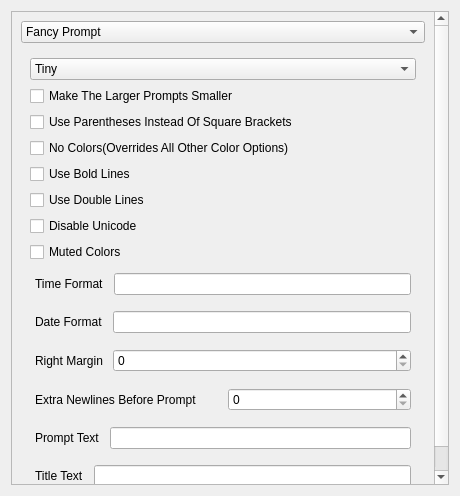
<?xml version="1.0" encoding="UTF-8"?>
<ui version="4.0">
 <class>PromptTab</class>
 <widget class="QWidget" name="PromptTab">
  <property name="geometry">
   <rect>
    <x>0</x>
    <y>0</y>
    <width>460</width>
    <height>496</height>
   </rect>
  </property>
  <property name="windowTitle">
   <string>Form</string>
  </property>
  <layout class="QVBoxLayout" name="verticalLayout">
   <item>
    <widget class="QScrollArea" name="scrollArea">
     <property name="widgetResizable">
      <bool>true</bool>
     </property>
     <widget class="QWidget" name="scrollAreaWidgetContents">
      <property name="geometry">
       <rect>
        <x>0</x>
        <y>0</y>
        <width>426</width>
        <height>588</height>
       </rect>
      </property>
      <layout class="QVBoxLayout" name="verticalLayout_2">
       <item>
        <widget class="QComboBox" name="comboBox_SelectPromptProvider">
         <item>
          <property name="text">
           <string>Fancy Prompt</string>
          </property>
         </item>
        </widget>
       </item>
       <item>
        <widget class="QStackedWidget" name="stackedWidget">
         <property name="currentIndex">
          <number>0</number>
         </property>
         <widget class="QWidget" name="page_FancyPrompts">
          <layout class="QVBoxLayout" name="verticalLayout_3">
           <item>
            <widget class="QComboBox" name="comboBox_SelectFancyPrompt">
             <item>
              <property name="text">
               <string>Tiny</string>
              </property>
             </item>
             <item>
              <property name="text">
               <string>Std</string>
              </property>
             </item>
             <item>
              <property name="text">
               <string>Color</string>
              </property>
             </item>
             <item>
              <property name="text">
               <string>Gentoo</string>
              </property>
             </item>
             <item>
              <property name="text">
               <string>Dir</string>
              </property>
             </item>
             <item>
              <property name="text">
               <string>Med</string>
              </property>
             </item>
             <item>
              <property name="text">
               <string>Narrow</string>
              </property>
             </item>
             <item>
              <property name="text">
               <string>Wide</string>
              </property>
             </item>
             <item>
              <property name="text">
               <string>Fancy</string>
              </property>
             </item>
             <item>
              <property name="text">
               <string>Zee</string>
              </property>
             </item>
             <item>
              <property name="text">
               <string>Date</string>
              </property>
             </item>
             <item>
              <property name="text">
               <string>Curl</string>
              </property>
             </item>
            </widget>
           </item>
           <item>
            <widget class="QCheckBox" name="checkBox_CompactLargePrompts">
             <property name="text">
              <string>Make The Larger Prompts Smaller</string>
             </property>
            </widget>
           </item>
           <item>
            <widget class="QCheckBox" name="checkBox_ParensInstead">
             <property name="text">
              <string>Use Parentheses Instead Of Square Brackets</string>
             </property>
            </widget>
           </item>
           <item>
            <widget class="QCheckBox" name="checkBox_NoColor">
             <property name="text">
              <string>No Colors(Overrides All Other Color Options)</string>
             </property>
            </widget>
           </item>
           <item>
            <widget class="QCheckBox" name="checkBox_BoldLines">
             <property name="text">
              <string>Use Bold Lines</string>
             </property>
            </widget>
           </item>
           <item>
            <widget class="QCheckBox" name="checkBox_DoubleLines">
             <property name="text">
              <string>Use Double Lines</string>
             </property>
            </widget>
           </item>
           <item>
            <widget class="QCheckBox" name="checkBox_DisableUnicode">
             <property name="text">
              <string>Disable Unicode</string>
             </property>
            </widget>
           </item>
           <item>
            <widget class="QCheckBox" name="checkBox_MutedColors">
             <property name="text">
              <string>Muted Colors</string>
             </property>
            </widget>
           </item>
           <item>
            <layout class="QHBoxLayout" name="horizontalLayout_5">
             <property name="spacing">
              <number>10</number>
             </property>
             <property name="leftMargin">
              <number>5</number>
             </property>
             <property name="topMargin">
              <number>5</number>
             </property>
             <property name="rightMargin">
              <number>5</number>
             </property>
             <property name="bottomMargin">
              <number>5</number>
             </property>
             <item>
              <widget class="QLabel" name="label_5">
               <property name="text">
                <string>Time Format</string>
               </property>
              </widget>
             </item>
             <item>
              <widget class="QLineEdit" name="lineEdit_TimeFormatText"/>
             </item>
            </layout>
           </item>
           <item>
            <layout class="QHBoxLayout" name="horizontalLayout">
             <property name="spacing">
              <number>10</number>
             </property>
             <property name="leftMargin">
              <number>5</number>
             </property>
             <property name="topMargin">
              <number>5</number>
             </property>
             <property name="rightMargin">
              <number>5</number>
             </property>
             <property name="bottomMargin">
              <number>5</number>
             </property>
             <item>
              <widget class="QLabel" name="label">
               <property name="text">
                <string>Date Format</string>
               </property>
              </widget>
             </item>
             <item>
              <widget class="QLineEdit" name="lineEdit_DateFormatText"/>
             </item>
            </layout>
           </item>
           <item>
            <layout class="QHBoxLayout" name="horizontalLayout_2">
             <property name="spacing">
              <number>10</number>
             </property>
             <property name="leftMargin">
              <number>5</number>
             </property>
             <property name="topMargin">
              <number>5</number>
             </property>
             <property name="rightMargin">
              <number>5</number>
             </property>
             <property name="bottomMargin">
              <number>5</number>
             </property>
             <item>
              <widget class="QLabel" name="label_2">
               <property name="sizePolicy">
                <sizepolicy hsizetype="Minimum" vsizetype="Preferred">
                 <horstretch>0</horstretch>
                 <verstretch>0</verstretch>
                </sizepolicy>
               </property>
               <property name="text">
                <string>Right Margin</string>
               </property>
              </widget>
             </item>
             <item>
              <widget class="QSpinBox" name="spinBox_RightMargin">
               <property name="sizePolicy">
                <sizepolicy hsizetype="Expanding" vsizetype="Fixed">
                 <horstretch>0</horstretch>
                 <verstretch>0</verstretch>
                </sizepolicy>
               </property>
              </widget>
             </item>
            </layout>
           </item>
           <item>
            <layout class="QHBoxLayout" name="horizontalLayout_3">
             <property name="spacing">
              <number>10</number>
             </property>
             <property name="leftMargin">
              <number>5</number>
             </property>
             <property name="topMargin">
              <number>5</number>
             </property>
             <property name="rightMargin">
              <number>5</number>
             </property>
             <property name="bottomMargin">
              <number>5</number>
             </property>
             <item>
              <widget class="QLabel" name="label_3">
               <property name="text">
                <string>Extra Newlines Before Prompt</string>
               </property>
              </widget>
             </item>
             <item>
              <widget class="QSpinBox" name="spinBox_ExtraNewlinesBeforePrompt"/>
             </item>
            </layout>
           </item>
           <item>
            <layout class="QHBoxLayout" name="horizontalLayout_4">
             <property name="spacing">
              <number>10</number>
             </property>
             <property name="leftMargin">
              <number>5</number>
             </property>
             <property name="topMargin">
              <number>5</number>
             </property>
             <property name="rightMargin">
              <number>5</number>
             </property>
             <property name="bottomMargin">
              <number>5</number>
             </property>
             <item>
              <widget class="QLabel" name="label_4">
               <property name="text">
                <string>Prompt Text</string>
               </property>
              </widget>
             </item>
             <item>
              <widget class="QLineEdit" name="lineEdit_PromptText"/>
             </item>
            </layout>
           </item>
           <item>
            <layout class="QHBoxLayout" name="horizontalLayout_7">
             <property name="spacing">
              <number>10</number>
             </property>
             <property name="leftMargin">
              <number>5</number>
             </property>
             <property name="topMargin">
              <number>5</number>
             </property>
             <property name="rightMargin">
              <number>5</number>
             </property>
             <property name="bottomMargin">
              <number>5</number>
             </property>
             <item>
              <widget class="QLabel" name="label_7">
               <property name="text">
                <string>Title Text</string>
               </property>
              </widget>
             </item>
             <item>
              <widget class="QLineEdit" name="lineEdit_TitleText"/>
             </item>
            </layout>
           </item>
          </layout>
         </widget>
         <widget class="QWidget" name="page_2"/>
        </widget>
       </item>
      </layout>
     </widget>
    </widget>
   </item>
  </layout>
 </widget>
 <resources/>
 <connections/>
</ui>
